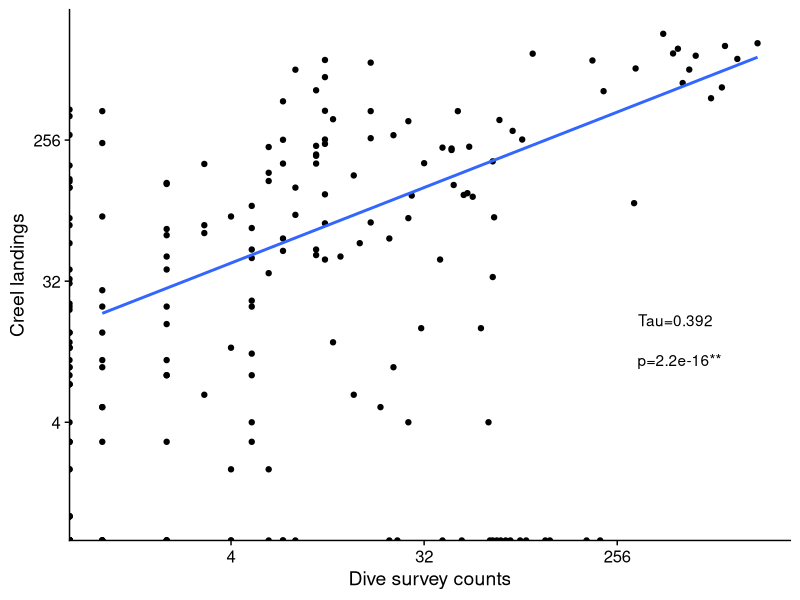
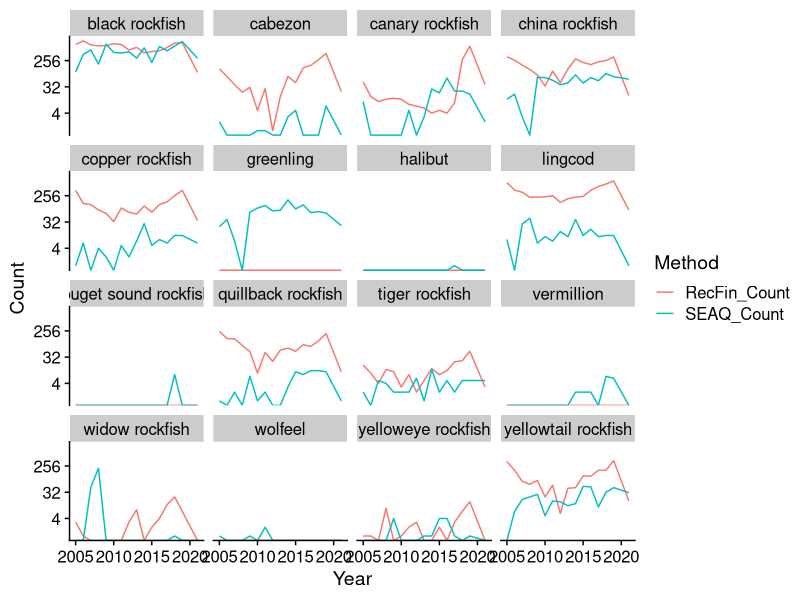

Write R code to recreate these figures, in order.
###############################################################################
#NEAH BAY LANDINGS VS UNDERWATER OBSERVATIONS
###############################################################################

#This code is to compare our underwater observations with fisheries landings.
#Years of interest: 2005-2021

###############################################################################
#PREP WORK
###############################################################################

#Load libraries
library(tidyverse)
library(data.table)
library(ggplot2)
library(ggpubr)
library(cowplot)

#Load data files
setwd("C:/Users/shelledyk/OneDrive - Seattle Aquarium/Documents/NeahBayRockfish/Raw_data")

marine.dat <- read_csv("new_Neah_Bay_data.csv")
landings.dat <- read_csv("RecFIN_landings_2000to2022.csv")

#tweak databases so their formatting is ready for merging
landings.dat$Species <- tolower(landings.dat$Species)

landings.dat <- landings.dat %>% rename("RecFin_Count" = "Count")
landings.dat <- filter(landings.dat, Site == "NEAH BAY")

setnames(marine.dat, skip_absent = TRUE, 
         old = c("Site", "Transect", "Black", "Canary", "China", "Copper", "Quillback", "Tiger", 
                 "Widow", "Yellowtail", "Vermilion","Yelloweye", "Puget_Sound"), 
         new = c("SEAQ_Site", "SEAQ_Transect", "black rockfish", "canary rockfish", "china rockfish", "copper rockfish",
                 "quillback rockfish", "tiger rockfish", "widow rockfish",
                 "yellowtail rockfish", "vermilion rockfish", "yelloweye rockfish",
                 "puget sound rockfish"))

#make marine.dat tidy
marine.dat <- marine.dat %>%
  select(-"YOY") %>%
  pivot_longer("black rockfish":"puget sound rockfish", names_to = "Species", values_to = "Count")
marine.dat$Species <- tolower(marine.dat$Species)

marine.dat <- marine.dat %>% 
  group_by(Year, Species) %>%
  mutate(SEAQ_Count = sum(Count)) #sum count across sites to make total observations column

#filter for parameters of interest
marine.dat <- marine.dat %>% 
  filter(Direction == "Forward") %>%
  filter(SEAQ_Transect %in% c("T1") ) %>%
  select(-c(SEAQ_Site, Count)) %>%
  unique()

#combine databases to yield year, species, SEAQ_count, RecFIN_count as columns
dat <- merge(marine.dat, landings.dat, by = c("Year", "Species"), all.x = TRUE)

#make dataframe cute
dat["Site"][is.na(dat["Site"])] <- "NEAH BAY" #replace landings' datas empty rows with NEAH BAY LOCATION
dat["RecFin_Count"][is.na(dat["RecFin_Count"])] <- 0 #Add zero count where NAs for landings data with corresponding SEAQ values

#select desired columms
dat <- dat %>%
  select(Year, Location, Species, RecFin_Count, SEAQ_Count)

#plotting

ggplot(dat, aes(x=SEAQ_Count, y=RecFin_Count)) +
  geom_point() + geom_smooth(method="glm", se=FALSE) + theme_cowplot() + 
  xlab("Dive survey counts") + ylab("Creel landings") + 
  scale_y_continuous(trans="log2") + scale_x_continuous(trans="log2") +
  annotate("text", x=500, y=18, label="Tau=0.392  ")+
  annotate("text", x=500, y=10, label="p=2.2e-16**") #p=2.2e-16, tau=0.392 #https://www.statology.org/add-text-to-ggplot/#:~:text=You%20can%20use%20the%20annotate,text%20to%20plots%20in%20ggplot2.&text=where%3A,label%3A%20The%20text%20to%20display.

time.dat <- dat %>%
  pivot_longer("RecFin_Count":"SEAQ_Count", names_to = "Method", values_to = "Count")

ggplot(time.dat, aes(x=Year, y=Count, group=Method, color=Method)) + 
  geom_line() + theme_cowplot() + scale_y_continuous(trans="log2") + 
  facet_wrap(~Species)

#run correlations
cor.all <- cor.test(dat$SEAQ_Count, dat$RecFin_Count, method = "kendall")
print(cor.all) #significant positive p=2.2e-16, tau=0.392

lm <- lm(RecFin_Count ~ SEAQ_Count, data=dat)

black <- dat[which(dat$Species=="black rockfish"),]
cor.black <- cor.test(black$SEAQ_Count, black$RecFin_Count, method="kendall")
print(cor.black)
rm(black)

cab <- dat[which(dat$Species=="cabezon"),]
cor.cab <- cor.test(cab$SEAQ_Count, cab$RecFin_Count, method="kendall")
print(cor.cab)
rm(cab)

can <- dat[which(dat$Species=="canary rockfish"),]
cor.can <- cor.test(can$SEAQ_Count, can$RecFin_Count, method="kendall")
print(cor.can)
rm(can)

chi <- dat[which(dat$Species=="china rockfish"),]
cor.chi <- cor.test(chi$SEAQ_Count, chi$RecFin_Count, method="kendall")
print(cor.chi)
rm(chi)

cop <- dat[which(dat$Species=="copper rockfish"),]
cor.cop <- cor.test(cop$SEAQ_Count, cop$RecFin_Count, method="kendall")
print(cor.cop)
rm(cop)

green <- dat[which(dat$Species=="greenling"),]
cor.green <- cor.test(green$SEAQ_Count, green$RecFin_Count, method="kendall")
print(cor.green)
rm(green)

hal <- dat[which(dat$Species=="halibut"),]
cor.hal <- cor.test(hal$SEAQ_Count, hal$RecFin_Count, method="kendall")
print(cor.hal)
rm(hal)

ling <- dat[which(dat$Species=="lingcod"),]
cor.ling <- cor.test(ling$SEAQ_Count, ling$RecFin_Count, method="kendall")
print(cor.ling)
rm(ling)

puget <- dat[which(dat$Species=="puget sound rockfish"),]
cor.puget <- cor.test(puget$SEAQ_Count, puget$RecFin_Count, method="kendall")
print(cor.puget)
rm(puget)

quil <- dat[which(dat$Species=="quillback rockfish"),]
cor.quil <- cor.test(quil$SEAQ_Count, quil$RecFin_Count, method="kendall")
print(cor.quil)
rm(quil)

tig <- dat[which(dat$Species=="tiger rockfish"),]
cor.tig <- cor.test(tig$SEAQ_Count, tig$RecFin_Count, method="kendall")
print(cor.tig)
rm(tig)

#ver <- dat[which(dat$Species=="vermilion rockfish"),]
#cor.ver <- cor.test(ver$SEAQ_Count, ver$RecFin_Count, method="kendall")
#print(cor.ver)
#rm(ver)

wid <- dat[which(dat$Species=="widow rockfish"),]
cor.wid <- cor.test(wid$SEAQ_Count, wid$RecFin_Count, method="kendall")
print(cor.wid)
rm(wid)

wolf <- dat[which(dat$Species=="wolfeel"),]
cor.wolf <- cor.test(wolf$SEAQ_Count, wolf$RecFin_Count, method="kendall")
print(cor.wolf)
rm(wolf)

yeye <- dat[which(dat$Species=="yelloweye rockfish"),]
cor.yeye <- cor.test(yeye$SEAQ_Count, yeye$RecFin_Count, method="kendall")
print(cor.yeye)
rm(yeye)

ytail <- dat[which(dat$Species=="yellowtail rockfish"),]
cor.ytail <- cor.test(ytail$SEAQ_Count, ytail$RecFin_Count, method="kendall")
print(cor.ytail)
rm(ytail)